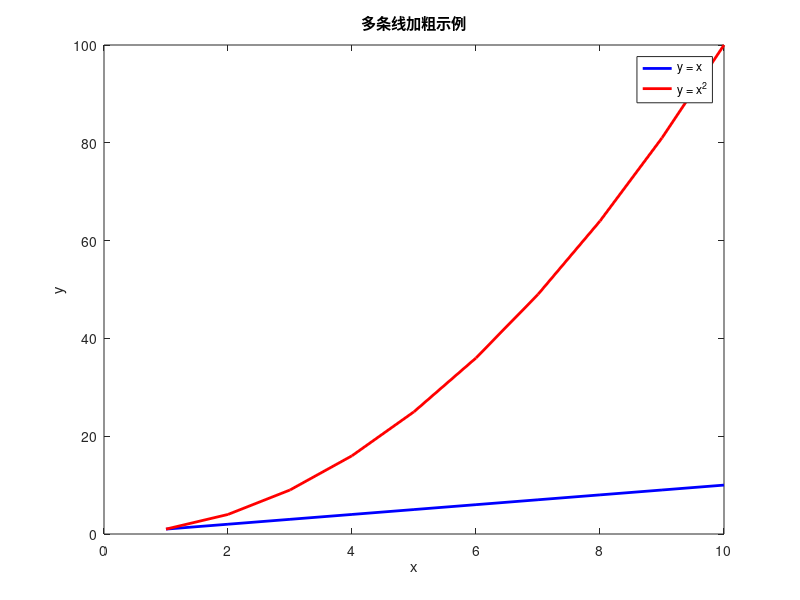

Write MATLAB code to recreate this figure.
x = 1:10;          % x 数据
y1 = x;            % 第一条线的 y 数据
y2 = x.^2;         % 第二条线的 y 数据

% 绘制第一条线并加粗
plot(x, y1, 'b', 'LineWidth', 2);
hold on;

% 绘制第二条线并加粗
plot(x, y2, 'r', 'LineWidth', 2);

% 添加图例、标题和坐标轴标签
legend('y = x', 'y = x^2');
title('多条线加粗示例');
xlabel('x');
ylabel('y');

% 关闭 hold 状态
hold off;
